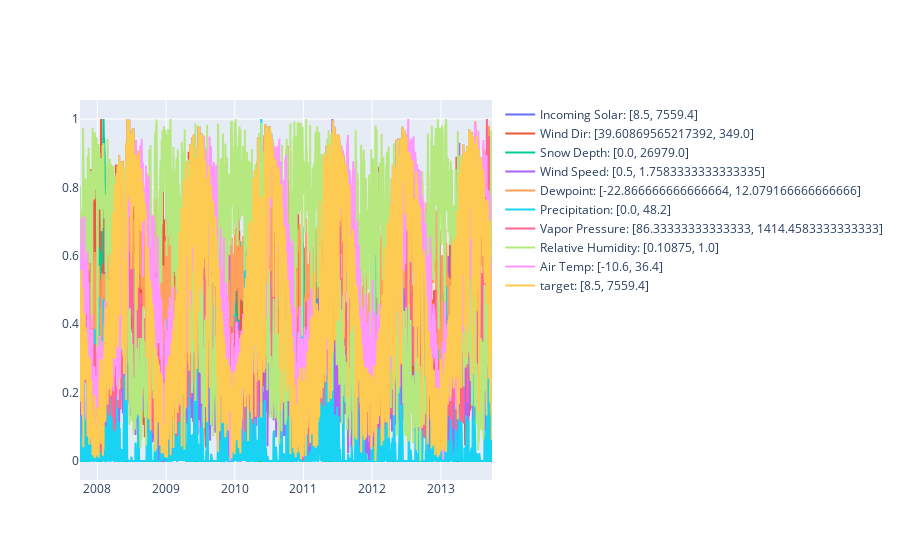

The notebook cell saved with this chart:
### Code cell
fig = go.Figure()
index = mvtseries.index
for col in mvtseries.columns:
    if col not in ["time_index", "group_id"]:
        scaler = MinMaxScaler()
        values = scaler.fit_transform(mvtseries[col].values.reshape(-1, 1)).reshape(-1)
        fig.add_trace(go.Scatter(x=mvtseries.index, y=values, name=f"{col}: [{scaler.data_min_[0]}, {scaler.data_max_[0]}]"))
fig.layout.showlegend = True
fig.show()

### Figure 1 — Plotly figure (JSON) as saved in the notebook; plotly's stock layout.template omitted (floating-point values rounded to 4 significant figures; data arrays with more than 128 entries replaced by an {"elided": "..."} marker saying what was removed)
{"data": [{"name": "Incoming Solar: [8.5, 7559.4]", "type": "scatter", "x": {"elided": "2192 str values"}, "y": {"elided": "2192 float values"}}, {"name": "Wind Dir: [39.60869565217392, 349.0]", "type": "scatter", "x": {"elided": "2192 str values"}, "y": {"elided": "2192 float values"}}, {"name": "Snow Depth: [0.0, 26979.0]", "type": "scatter", "x": {"elided": "2192 str values"}, "y": {"elided": "2192 float values"}}, {"name": "Wind Speed: [0.5, 1.7583333333333335]", "type": "scatter", "x": {"elided": "2192 str values"}, "y": {"elided": "2192 float values"}}, {"name": "Dewpoint: [-22.866666666666664, 12.079166666666666]", "type": "scatter", "x": {"elided": "2192 str values"}, "y": {"elided": "2192 float values"}}, {"name": "Precipitation: [0.0, 48.2]", "type": "scatter", "x": {"elided": "2192 str values"}, "y": {"elided": "2192 float values"}}, {"name": "Vapor Pressure: [86.33333333333333, 1414.4583333333333]", "type": "scatter", "x": {"elided": "2192 str values"}, "y": {"elided": "2192 float values"}}, {"name": "Relative Humidity: [0.10875, 1.0]", "type": "scatter", "x": {"elided": "2192 str values"}, "y": {"elided": "2192 float values"}}, {"name": "Air Temp: [-10.6, 36.4]", "type": "scatter", "x": {"elided": "2192 str values"}, "y": {"elided": "2192 float values"}}, {"name": "target: [8.5, 7559.4]", "type": "scatter", "x": {"elided": "2192 str values"}, "y": {"elided": "2192 float values"}}], "layout": {"showlegend": true}}
